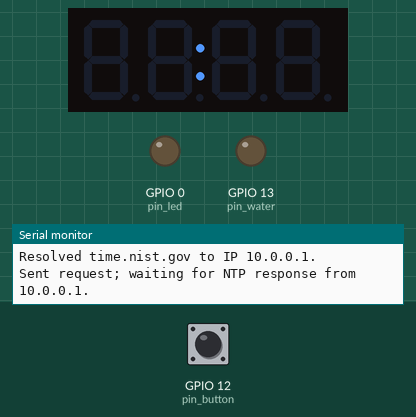
This sketch was run on a simulated ESP8266 (NodeMCU). Shown: 4-digit seven-segment display, output pins drawn as LEDs (lit = HIGH), the last lines printed to the serial monitor. The test bench sets the inputs (shaded band); at power-on: GPIO 12 (pin_button) LOW. WiFi joins after 1.5 s; servers stay silent unless stated.

Above: at 2.53 s.
At 3.7 s:
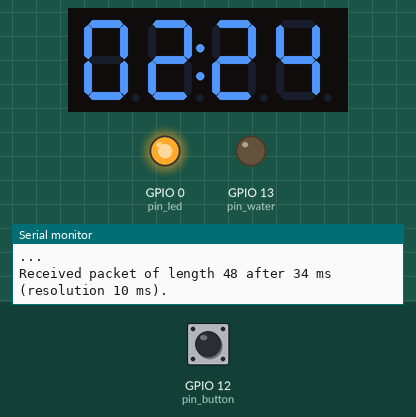
3.8 s: GPIO 12 (pin_button) pulled HIGH for 0.15 s
At 4.7 s:
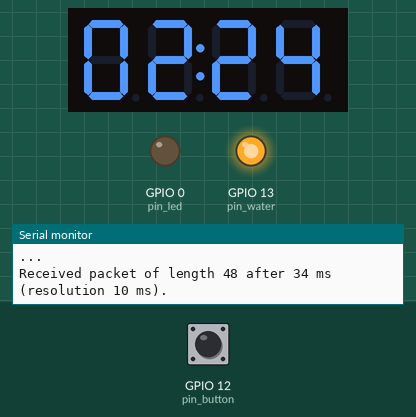
Timing chart, 0 to 6.8 s (numbered marks = the images above; inputs shaded):
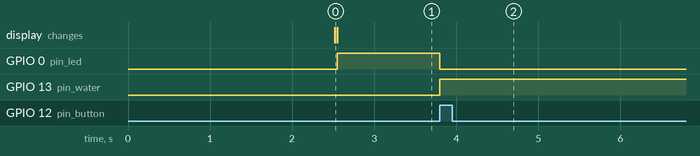

Measured:
- after the input at 3.8 s, GPIO 0 (pin_led): HIGH → LOW at once; GPIO 13 (pin_water): LOW → HIGH at once

The sketch:

demeter.ino
```cpp
#include <Wire.h>
#include <Time.h>
#include <ESP8266WiFi.h>
#include <WiFiUdp.h>
#include "Adafruit_LEDBackpack.h"
#include "Adafruit_GFX.h"

// Parameters you'll want to configure
const int tz_adjust = -8; // Timezone adjustment from UTC in hours (e.g., PDT is UTC-8h)
const char* wifi_ssid = "wifissid"; // Wifi SSID
const char* wifi_pass = "wifipass"; // Wifi passphrase
const char* ntp_hostname = "time.nist.gov"; // NTP server hostname

// Define electronic component locations
const int pin_button = 12;
const int pin_water = 13;
const int pin_led = 0; // ESP8266 default
const int pin_sda = 4; // ESP8266 default
const int pin_scl = 5; // ESP8266 default
const int lcd_addr = 0x70; // LCD backpack default

// Define networking and time constants
const int delay_ntp_sync = 5 * 60; // 5 minutes of seconds
const int timeout_ntp = 10 * 1000000; // 10 seconds of microseconds
const int delay_wifi_status = 50; // 50 milliseconds
const int delay_udp_parse = 10; // 10 milliseconds
const unsigned int port_listen = 2390;
const unsigned int ntp_packet_size = 48;
const unsigned long seventy_years = 2208988800UL; // 70 years of seconds
const int secs_per_hr = 60 * 60; // seconds in an hour

// Initialize packet buffer and time variables
byte packet_buffer[ntp_packet_size];
time_t time_displayed;

// Make output pretty with these variables
const int col_max = 32; // max columns
int col_loc = 0;

// Watering constants and variables
const int water_duration_manual = 10 * 60; // 10 minutes of seconds
const int water_duration_auto = 10 * 60; // 10 minutes of seconds
boolean watering = 0;
int water_begin = 0;
int water_end = 0;

Adafruit_7segment matrix = Adafruit_7segment();
WiFiUDP udp;
IPAddress ntp_address;

void setup() {

  Wire.begin(pin_sda, pin_scl);
  matrix.begin(lcd_addr);
  matrix.writeDisplay();
  Serial.begin(115200);
  pinMode(pin_led, OUTPUT);
  pinMode(pin_water, OUTPUT);

  delay(1000);
  Serial.println("\n\n\nWelcome to __demeter__!");

  WiFi.begin(wifi_ssid, wifi_pass);
  Serial.print("Connecting to SSID ");
  Serial.print(wifi_ssid);
  Serial.println(".");

  col_loc = 0; // Reset our column counter
  while (WiFi.status() != WL_CONNECTED) {
    print_serial_dot_loop(); // Print some dots to serial to show that we're waiting
    delay(delay_wifi_status); // Delay before checking Wifi status again
  }
  Serial.println();
  Serial.print("Wifi connected with IP address ");
  Serial.print(WiFi.localIP());
  Serial.println(".");

  udp.begin(port_listen);
  Serial.print("UDP listening on port ");
  Serial.print(udp.localPort());
  Serial.println(".");

  // Draw a colon on the display to show that Wifi is connected and UDP is listening
  matrix.drawColon(1);
  matrix.writeDisplay();
  Serial.println("Initialization complete. Colon drawn on 7-segment display.");
  // Initialize our currently-displayed time as being 0.
  time_displayed = 0;

  // time.h timekeeping library; tell it that get_ntp_time() is the provider.
  setSyncProvider(get_ntp_time);
  setSyncInterval(delay_ntp_sync);

  // Turn off LED (Why high? I don't know.)
  digitalWrite(pin_led, HIGH);
  // Turn off water
  digitalWrite(pin_water, LOW);

}

void loop() {

  // If not currently watering and button is pressed, begin manual watering
  if (!watering & digitalRead(pin_button) == HIGH) {
    water_begin = now();
    water_end = water_begin + water_duration_manual;
    digitalWrite(pin_water, HIGH); // Turn on water
    digitalWrite(pin_led, LOW); // Turn on LED
    watering = 1;
    delay(500);
  }

  // If currently watering and past the end of watering window, stop watering
  if (watering & water_end < now()) {
    digitalWrite(pin_water, LOW); // Turn off water
    digitalWrite(pin_led, HIGH); // Turn off LED
    watering = 0;
    water_begin = 0;
    water_end = 0;
  }

  // If the time has been set successfully
  if (timeStatus() != timeNotSet) {
    // If the displayed time is not the current time
    if (time_displayed != now()) {
      // Display the current time
      print_time_7seg();
      time_displayed = now();
    }
  }

}

int print_serial_dot_loop() {
    if (col_loc < col_max) {
      Serial.print(".");
      col_loc++;
    } else {
      Serial.println(".");
      col_loc = 0;
    }
};

int print_time_7seg() {
  int HH = hour();
  int mm = minute();
  matrix.writeDigitNum(0, int(HH/10));
  matrix.writeDigitNum(1, HH % 10);
  matrix.drawColon(1);
  matrix.writeDigitNum(3, int(mm/10));
  matrix.writeDigitNum(4, mm % 10);
  matrix.writeDisplay();
}

time_t get_ntp_time() {
  // Resolve NTP hostname to IP address
  WiFi.hostByName(ntp_hostname, ntp_address);
  Serial.print("Resolved ");
  Serial.print(ntp_hostname);
  Serial.print(" to IP ");
  Serial.print(ntp_address);
  Serial.println(".");
  // Send NTP request to IP address
  send_ntp_packet(ntp_address);
  // Record the time at which the request was sent
  int time_pkt_sent = micros();
  int time_elapsed = 0;
  int pkt_length = 0;
  Serial.print("Sent request; waiting for NTP response from ");
  Serial.print(ntp_address);
  Serial.println(".");
  col_loc = 0; // Reset our column counter
  while (pkt_length == 0 & time_elapsed <= timeout_ntp) {
    delay(delay_udp_parse); // Wait to check for a UDP response
    pkt_length = udp.parsePacket(); // Try to parse the UPD response (if any)
    print_serial_dot_loop(); // Print some dots to serial to show that we're waiting
    time_elapsed = micros() - time_pkt_sent; // Update the amount of time that has passed
  }
  Serial.println();
  if (pkt_length < ntp_packet_size & time_elapsed <= timeout_ntp) {
    Serial.println("Malformed NTP response received.");
    return 0;
  } else if (pkt_length < ntp_packet_size) {
    Serial.println("No NTP response before timeout.");
    return 0;
  } else {
    Serial.print("Received packet of length ");
    Serial.print(pkt_length);
    Serial.print(" after ");
    // convert microseconds to milliseconds
    Serial.print(time_elapsed/1000);
    Serial.print(" ms (resolution ");
    Serial.print(delay_udp_parse);
    Serial.println(" ms).");
    // read the packet into the buffer
    udp.read(packet_buffer, ntp_packet_size);
    // The NTP transmit timestamp is 64 bits (8 bytes or 4 words) long.
    // Transmit timestamp is located at bytes 40 - 47.
    // The first 4 bytes (2 words) are the integer part.
    // Ref: https://tools.ietf.org/html/rfc958#appendix-B
    // Extract these 4 bytes, cast into two words.
    unsigned long word_high = word(packet_buffer[40], packet_buffer[41]);
    unsigned long word_low = word(packet_buffer[42], packet_buffer[43]);
    // Combine the 2 words into a long int (seconds since 1900-01-01)
    unsigned long time_ntp = word_high << 16 | word_low;
    return time_t (time_ntp - seventy_years + tz_adjust * secs_per_hr);
  }
}

int send_ntp_packet(IPAddress &ntp_address) {
  // set all bytes in the buffer to 0
  memset(packet_buffer, 0, ntp_packet_size);
  // Initialize values needed to form NTP request
  packet_buffer[0]  = 0b11100011; // LI, Version, Mode
  packet_buffer[1]  = 0;          // Stratum, or type of clock
  packet_buffer[2]  = 6;          // Polling Interval
  packet_buffer[3]  = 0xEC;       // Peer Clock Precision
  // 8 bytes of zero for Root Delay and Root Dispersion
  packet_buffer[12] = 49;
  packet_buffer[13] = 0x4E;
  packet_buffer[14] = 49;
  packet_buffer[15] = 52;
  // All NTP fields have values assigned, now send the NTP request to port 123
  udp.beginPacket(ntp_address, 123);
  udp.write(packet_buffer, ntp_packet_size);
  udp.endPacket();
}
```
